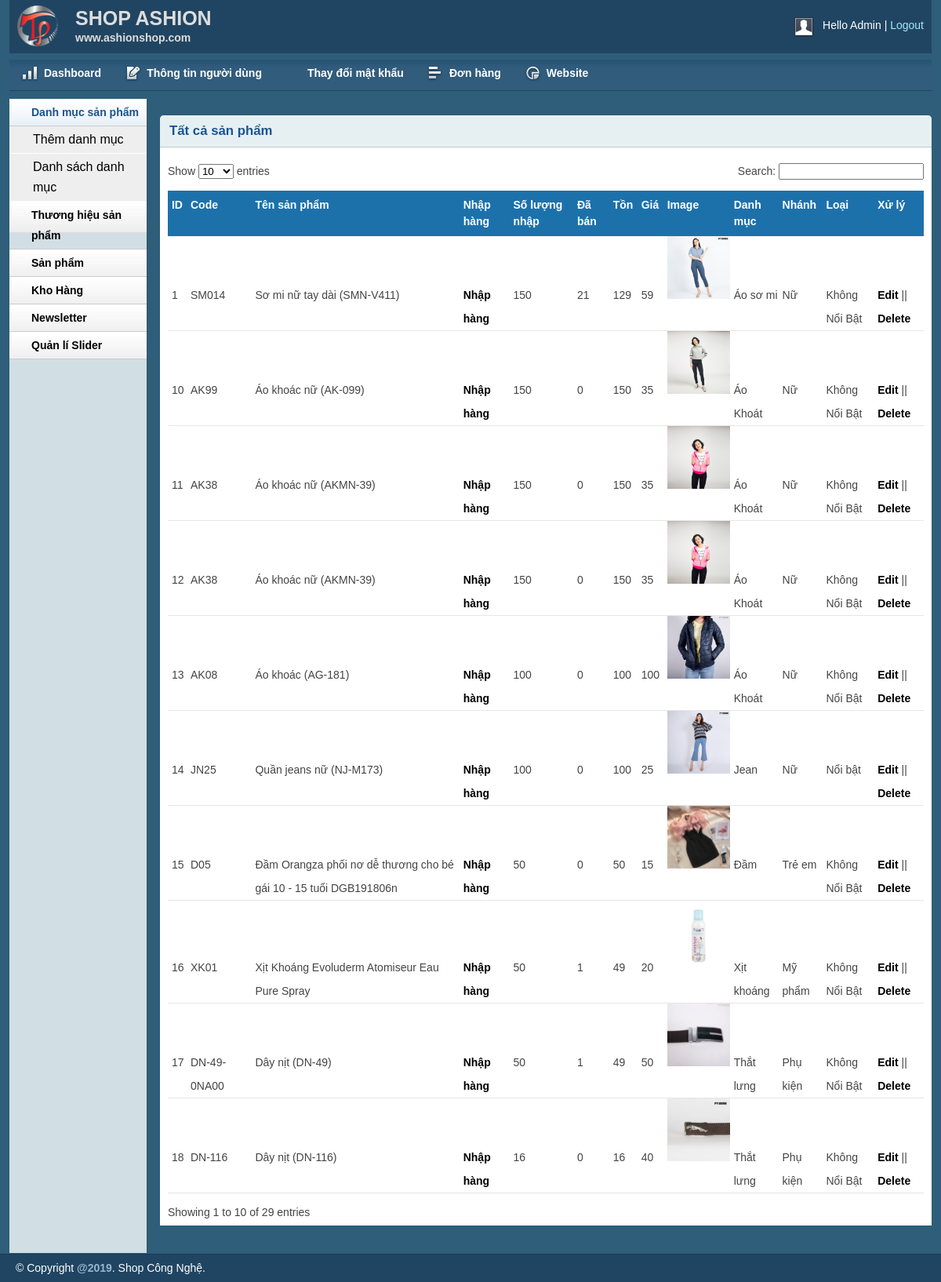
The app's page /admin/productlist.php (signed in) with its own data.
### tables this page shows
CREATE TABLE `tbl_product` (
  `productId` int(11) NOT NULL,
  `productName` tinytext NOT NULL,
  `product_code` varchar(200) NOT NULL,
  `productQuantity` varchar(50) NOT NULL,
  `product_soldout` varchar(50) NOT NULL DEFAULT '0',
  `product_remain` varchar(50) NOT NULL,
  `product_view` int(11) NOT NULL DEFAULT 0,
  `product_gender` int(11) NOT NULL DEFAULT 0,
  `product_show` int(11) NOT NULL DEFAULT 1,
  `catId` int(11) NOT NULL,
  `brandId` int(11) NOT NULL,
  `product_desc` text NOT NULL,
  `type` int(11) NOT NULL,
  `price` varchar(255) NOT NULL,
  `image` varchar(255) NOT NULL,
  `istrend` int(11) NOT NULL DEFAULT 0,
  `created_ad` timestamp NOT NULL DEFAULT current_timestamp(),
  `updated_ad` timestamp NOT NULL DEFAULT current_timestamp()
);

CREATE TABLE `tbl_category` (
  `catId` int(11) NOT NULL,
  `catName` varchar(255) NOT NULL
);

CREATE TABLE `tbl_brand` (
  `brandId` int(11) NOT NULL,
  `brandName` varchar(255) NOT NULL
);

### lib/database.php (called while the page is built, shortened)
<?php
Class Database extends PDO{
   public $host   = DB_HOST;
   public $user   = DB_USER;
   public $pass   = DB_PASS;
   public $dbname = DB_NAME;
   public $link;
private function connectDB(){
   $this->link = new mysqli($this->host, $this->user, $this->pass,
    $this->dbname);
    $this->link -> set_charset("utf8");
 }
public function select($query){
  $result = $this->link->query($query) or
   die($this->link->error.__LINE__);
  if($result->num_rows > 0){
    return $result;
  } else {
    return false;
  }
 }
}

### classes/product.php (called while the page is built, shortened)
<?php
$filepath = realpath(dirname(__FILE__));
include_once($filepath . '/../lib/database.php');
?>
<?php
class product
{
	private $db;
	public function __construct()
	{
		$this->db = new Database();
	}
	public function show_product()
	{
		$query =
			"SELECT tbl_product.*, tbl_category.catName, tbl_brand.brandName
			 FROM tbl_product INNER JOIN tbl_category ON tbl_product.catId = tbl_category.catId
								INNER JOIN tbl_brand ON tbl_product.brandId = tbl_brand.brandId
			 order by tbl_product.productId desc ";
		$result = $this->db->select($query);
		return $result;
	}
}
?>

### admin/productlist.php (the view, shortened to what this page needs)
<?php include 'inc/header.php';?>
<?php include 'inc/sidebar.php';?>
<?php include '../classes/cart.php';  ?>
<?php include '../classes/product.php';  ?>
<?php
	$pd = new product();
 ?>
<div class="grid_10">
    <div class="box round first grid">
        <h2>Tất cả sản phẩm</h2>
        <div class="block">
            <table class="data display datatable" id="example">
			<thead>
				<tr>
					<th>ID</th>
					<th>Code</th>
					<th>Tên sản phẩm</th>
					<th>Nhập hàng</th>
					<th>Số lượng nhập</th>
					<th>Đã bán</th>
					<th>Tồn</th>
					<th>Giá</th>
					<th>Image</th>
					<th>Danh mục</th>
					<th>Nhánh</th>
					<th>Loại</th>
					<th>Xử lý</th>
				</tr>
			</thead>
			<tbody>
				<?php
				$pdlist = $pd->show_product();
				$i = 0;
					if($pdlist){
							while ($result = $pdlist->fetch_assoc()){
								$i++;
				 ?>
				<tr class="odd gradeX">
					<td><?php echo $i ?></td>
					<td><?php echo $result['product_code'] ?></td>
					<td><?php echo $result['productName'] ?></td>
					<td><a href="productmorequantity.php?productid=<?php echo $result['productId'] ?>">Nhập hàng</a></td>
					<td>
						<?php echo $result['productQuantity'] ?>
					</td>
					<td>
						<?php echo $result['product_soldout'] ?>
					</td>
					<td>
						<?php echo $result['product_remain'] ?>
					</td>
					<td><?php echo $result['price'] ?></td>
					<td><img src="uploads/<?php echo $result['image'] ?>" width="80"></td>
					<td><?php echo $result['catName'] ?></td>
					<td><?php echo $result['brandName'] ?></td>
					<td><?php
						if($result['type']==0){
							echo 'Nổi bật';
						}else{
							echo 'Không Nổi Bật';
						}
					?></td>
					<td><a href="productedit.php?productid=<?php echo $result['productId'] ?>">Edit</a> || <a href="?productid=<?php echo $result['productId'] ?>">Delete</a></td>
				</tr>
				<?php
					}
				}
				?>
			</tbody>
		</table>
       </div>
    </div>
</div>
<?php include 'inc/footer.php';?>

### admin/css/layout.css (style rules this page uses)
body { background: #fff none repeat scroll 0 0; color: #444; font-size: 14px; padding: 0; }
a { color: #000; font-weight:bold; text-decoration: none; }
h1, h2, h3, h4, h5, h6 { line-height:1.2em; margin-bottom:.3em; }
h2 { margin-top:1em; }
.box { background:#fff; margin-bottom:20px; padding:10px 10px 10px 10px; margin-left:-8px; }
.box.grid { padding-bottom:40px; }
.box.round { -moz-border-radius: 5px 5px 0px 0px; -webkit-border-radius: 5px 5px 0px 0px; border-radius: 5px 5px 0px 0px; }
.box h2 { font-size:1.2em; font-weight:bold; color:#1B548D; background:#E6F0F3; margin:-10px -10px 0 -10px; padding:10px 12px; border-bottom:1px solid #B3CBD6; -moz-border-radius: 5px 5px 0px 0px; -webkit-border-radius: 5px 5px 0px 0px; border-radius: 5px 5px 0px 0px; }
.box.first { min-height: 406px; }
.block { padding-top:20px; }
.block { padding-bottom:1px; }
table.display { margin: 0 auto; clear: both; width: 100%; }
table#example th { background: #1d71ab !important; }
.sorting_asc { background: #cf4a45 url(../img/table/sort_asc.png) no-repeat center right; padding:8px 5px; text-align:left; color:#fff; }
.sorting { background:#8f8f8f url(../img/table/sort_both.png) no-repeat center right; padding:8px 5px; text-align:left; color:#fff; }
tr.odd { height: 30px; line-height: 30px; border-bottom:1px solid #e6e6e6; }
tr.even { height: 30px; line-height: 30px; border-bottom:1px solid #e6e6e6; }
tr.odd td, tr.even td { padding-left:5px; }

### records on screen
tbl_product: product_code "SM014", productName "Sơ mi nữ tay dài (SMN-V411)", productQuantity "150", product_soldout "21", product_remain "129", price "59", image (picture), catId.catName "Áo sơ mi", brandId.brandName "Nữ", type "Không Nổi Bật"
tbl_product: product_code "AK99", productName "Áo khoác nữ (AK-099)", productQuantity "150", product_soldout "0", product_remain "150", price "35", image (picture), catId.catName "Áo Khoát", brandId.brandName "Nữ", type "Không Nổi Bật"
tbl_product: product_code "AK38", productName "Áo khoác nữ (AKMN-39)", productQuantity "150", product_soldout "0", product_remain "150", price "35", image (picture), catId.catName "Áo Khoát", brandId.brandName "Nữ", type "Không Nổi Bật"
tbl_product: product_code "AK38", productName "Áo khoác nữ (AKMN-39)", productQuantity "150", product_soldout "0", product_remain "150", price "35", image (picture), catId.catName "Áo Khoát", brandId.brandName "Nữ", type "Không Nổi Bật"
tbl_product: product_code "AK08", productName "Áo khoác (AG-181)", productQuantity "100", product_soldout "0", product_remain "100", price "100", image (picture), catId.catName "Áo Khoát", brandId.brandName "Nữ", type "Không Nổi Bật"
tbl_product: product_code "JN25", productName "Quần jeans nữ (NJ-M173)", productQuantity "100", product_soldout "0", product_remain "100", price "25", image (picture), catId.catName "Jean", brandId.brandName "Nữ", type "Nổi bật"
tbl_product: product_code "D05", productName "Đầm Orangza phối nơ dễ thương cho bé gái 10 - 15 tuổi DGB191806n", productQuantity "50", product_soldout "0", product_remain "50", price "15", image (picture), catId.catName "Đầm", brandId.brandName "Trẻ em", type "Không Nổi Bật"
tbl_product: product_code "XK01", productName "Xịt Khoáng Evoluderm Atomiseur Eau Pure Spray", productQuantity "50", product_soldout "1", product_remain "49", price "20", image (picture), catId.catName "Xịt khoáng", brandId.brandName "Mỹ phẩm", type "Không Nổi Bật"
tbl_product: product_code "DN-49-0NA00", productName "Dây nịt (DN-49)", productQuantity "50", product_soldout "1", product_remain "49", price "50", image (picture), catId.catName "Thắt lưng", brandId.brandName "Phụ kiện", type "Không Nổi Bật"
tbl_product: product_code "DN-116", productName "Dây nịt (DN-116)", productQuantity "16", product_soldout "0", product_remain "16", price "40", image (picture), catId.catName "Thắt lưng", brandId.brandName "Phụ kiện", type "Không Nổi Bật"
